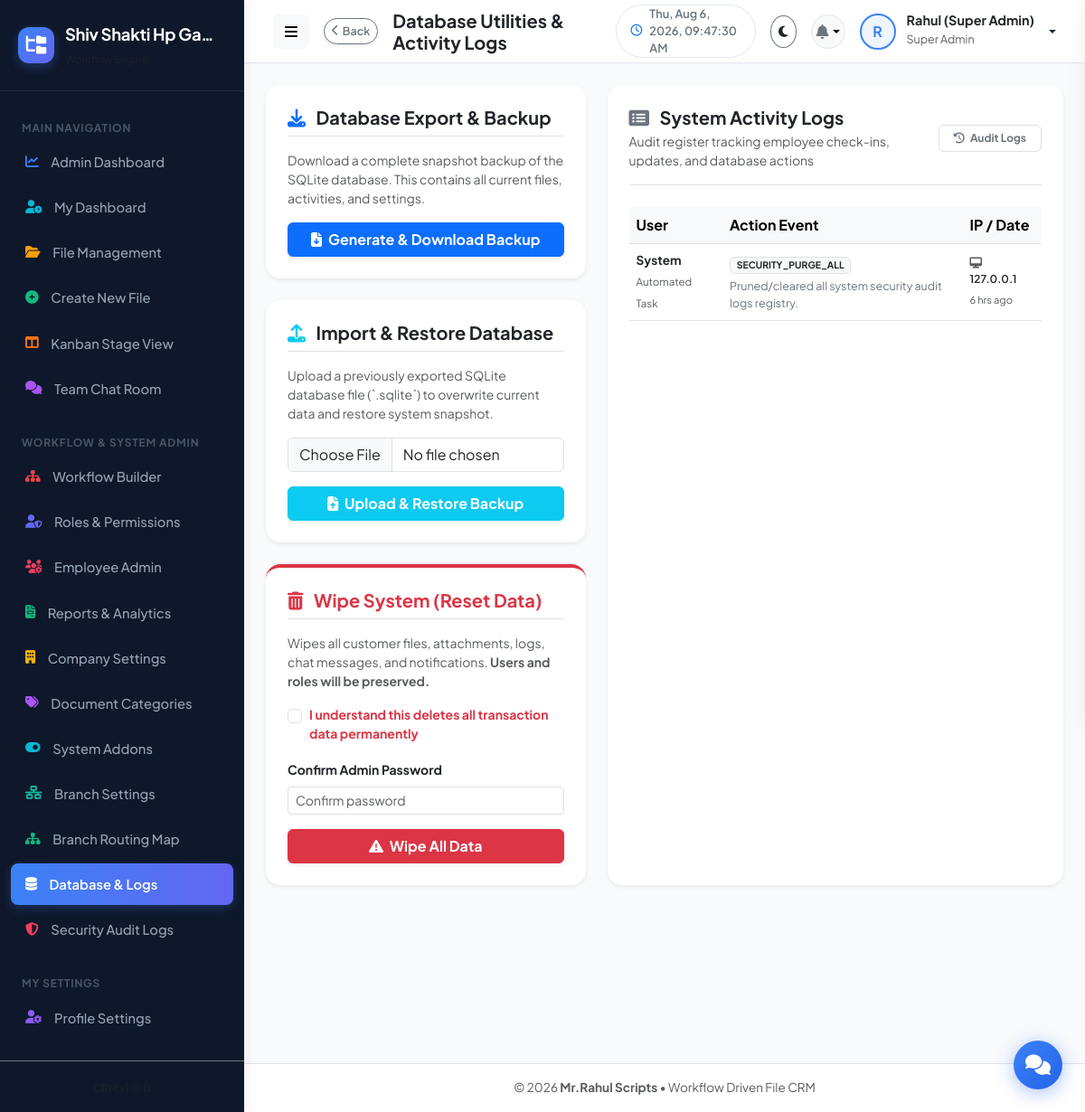
The page /admin/database.php (signed in) on the database its author committed.
### tables this page shows
CREATE TABLE company_settings (
              id INTEGER PRIMARY KEY AUTOINCREMENT,
              company_name TEXT NOT NULL,
              company_email TEXT,
              company_mobile TEXT,
              company_address TEXT,
              company_logo TEXT DEFAULT 'default-logo.png',
              updated_at DATETIME DEFAULT CURRENT_TIMESTAMP
            , custom_upload_path TEXT NULL);

CREATE TABLE activity_logs (
          id INTEGER PRIMARY KEY AUTOINCREMENT,
          user_id INTEGER NULL,
          action TEXT NOT NULL,
          details TEXT NULL,
          ip_address TEXT NULL,
          created_at DATETIME DEFAULT CURRENT_TIMESTAMP
        );

### includes/auth.php (called while the page is built, shortened)
<?php
require_once __DIR__ . '/functions.php';
function getLoggedInUser(): ?array {
    if (isset($_SESSION['user_id'])) {
        return $_SESSION['user'] ?? null;
    }
    return null;
}
function hasPermission(string $permission): bool {
    $user = getLoggedInUser();
    if (($user['role_key'] ?? '') === 'super_admin') {
        return true;
    }
    $permissions = $user['permissions'] ?? [];
    return in_array('*', $permissions) || in_array($permission, $permissions);
}

### includes/functions.php (called while the page is built, shortened)
<?php
function timeAgo(string $datetime): string {
    $time = strtotime($datetime);
    $diff = time() - $time;
    if ($diff < 86400) return floor($diff / 3600) . " hrs ago";
    return date('d M Y, h:i A', $time);
}
function isFeatureEnabled(string $featureKey): bool {
    try {
        $db = getDB();
        $stmt = $db->prepare("SELECT status FROM system_features WHERE feature_key = :key LIMIT 1");
        $stmt->execute(['key' => $featureKey]);
        $status = $stmt->fetchColumn();
        return $status === 'enabled';
    } catch (Exception $e) {
        return false;
    }
}

### admin/database.php (the view, shortened to what this page needs)
<?php
require_once __DIR__ . '/../includes/auth.php';
require_once __DIR__ . '/../includes/functions.php';
$db = getDB();
$logs = $db->query("
    SELECT l.*, u.name as user_name, r.role_name
    FROM activity_logs l
    LEFT JOIN users u ON l.user_id = u.id
    LEFT JOIN roles r ON u.role_id = r.id
    ORDER BY l.id DESC
    LIMIT 60
")->fetchAll();
require_once __DIR__ . '/../includes/header.php';
?>
<div class="row g-4">
  <div class="col-lg-5">
    <div class="card border-0 shadow-sm p-4 mb-4" style="border-radius: var(--radius-lg);">
      <h5 class="fw-bold mb-3 border-bottom pb-2 text-dark">
        <i class="fas fa-download text-primary me-2"></i> Database Export & Backup
      </h5>
      <p class="text-muted small mb-3">Download a complete snapshot backup of the SQLite database. This contains all current files, activities, and settings.</p>
      <a href="database.php?action=backup" class="btn btn-primary fw-bold w-100 py-2.5 shadow-sm">
        <i class="fas fa-file-download me-1"></i> Generate & Download Backup
      </a>
    </div>
    <div class="card border-0 shadow-sm p-4 mb-4" style="border-radius: var(--radius-lg);">
      <h5 class="fw-bold mb-3 border-bottom pb-2 text-dark">
        <i class="fas fa-upload text-info me-2"></i> Import & Restore Database
      </h5>
      <p class="text-muted small mb-3">Upload a previously exported SQLite database file (`.sqlite`) to overwrite current data and restore system snapshot.</p>
      <form action="database.php" method="POST" enctype="multipart/form-data">
        <div class="mb-3">
          <input type="file" name="backup_file" class="form-control" accept=".sqlite" required>
        </div>
        <button type="submit" class="btn btn-info text-white fw-bold w-100 py-2.5 shadow-sm" onclick="return confirm('WARNING: Importing this file will overwrite all current system data. Are you sure you want to proceed?');">
          <i class="fas fa-file-upload me-1"></i> Upload & Restore Backup
        </button>
      </form>
    </div>
    <div class="card border-0 shadow shadow-sm p-4 border-danger border-top border-4" style="border-radius: var(--radius-lg);">
      <h5 class="fw-bold mb-3 border-bottom pb-2 text-danger">
        <i class="fas fa-trash-alt me-2"></i> Wipe System (Reset Data)
      </h5>
      <p class="text-muted small mb-3">Wipes all customer files, attachments, logs, chat messages, and notifications. <strong>Users and roles will be preserved.</strong></p>
      <form action="database.php" method="POST">
        <div class="mb-3 form-check">
          <input type="checkbox" name="confirm_wipe" value="1" class="form-check-input" id="confirmWipeCheck" required>
          <label class="form-check-label small fw-bold text-danger" for="confirmWipeCheck">I understand this deletes all transaction data permanently</label>
        </div>
        <div class="mb-3">
          <label class="form-label small fw-bold text-dark">Confirm Admin Password</label>
          <input type="password" name="admin_password" class="form-control form-control-sm" placeholder="Confirm password" required>
        </div>
        <button type="submit" class="btn btn-danger fw-bold w-100 py-2.5 shadow-sm" onclick="return confirm('CRITICAL WARNING: This will permanently delete all case files and chat history. This action CANNOT be undone. Are you sure?');">
          <i class="fas fa-exclamation-triangle me-1"></i> Wipe All Data
        </button>
      </form>
    </div>
  </div>
  <div class="col-lg-7">
    <div class="card border-0 shadow-sm p-4 h-100" style="border-radius: var(--radius-lg); overflow: hidden; display: flex; flex-direction: column;">
      <div class="border-bottom pb-3 mb-4 d-flex justify-content-between align-items-center">
        <div>
          <h5 class="fw-bold mb-1 text-dark"><i class="fas fa-list-alt text-secondary me-2"></i> System Activity Logs</h5>
          <p class="text-muted small mb-0">Audit register tracking employee check-ins, updates, and database actions</p>
        </div>
        <span class="badge bg-secondary-soft text-secondary border px-3 py-2"><i class="fas fa-history me-1"></i> Audit Logs</span>
      </div>
      <div class="table-responsive flex-grow-1" style="max-height: 550px; overflow-y: auto;">
        <table class="table table-hover align-middle mb-0">
          <thead class="table-light">
            <tr>
              <th>User</th>
              <th>Action Event</th>
              <th>IP / Date</th>
            </tr>
          </thead>
          <tbody>
            <?php foreach ($logs as $log): ?>
              <tr>
                <td>
                  <div class="fw-bold text-dark" style="font-size: 0.85rem;"><?= htmlspecialchars($log['user_name'] ?? 'System') ?></div>
                  <small class="text-muted" style="font-size: 0.72rem;"><?= htmlspecialchars($log['role_name'] ?? 'Automated Task') ?></small>
                </td>
                <td>
                  <span class="badge bg-light text-dark border small fw-bold text-uppercase" style="font-size: 0.65rem;"><?= htmlspecialchars($log['action']) ?></span>
                  <div class="text-secondary small mt-1" style="font-size: 0.78rem; max-width: 250px; word-wrap: break-word;"><?= htmlspecialchars($log['details']) ?></div>
                </td>
                <td>
                  <div class="small text-dark fw-semibold" style="font-size: 0.75rem;"><i class="fas fa-desktop me-1 text-muted"></i> <?= htmlspecialchars($log['ip_address']) ?></div>
                  <small class="text-muted" style="font-size: 0.7rem;"><?= timeAgo($log['created_at']) ?></small>
                </td>
              </tr>
            <?php endforeach; ?>
          </tbody>
        </table>
      </div>
    </div>
  </div>
</div>
<?php require_once __DIR__ . '/../includes/footer.php'; ?>

### includes/sidebar.php
<?php
$currentPage = basename($_SERVER['PHP_SELF']);
$user = getLoggedInUser();
$roleKey = $user['role_key'] ?? '';
$isAdmin = in_array($roleKey, ['super_admin', 'admin']);
$db = getDB();
$companyInfo = $db->query("SELECT * FROM company_settings LIMIT 1")->fetch() ?: [
    'company_name' => 'File CRM',
    'company_logo' => 'default-logo.png'
];
?>
<aside class="app-sidebar">
  <div class="sidebar-header">
    <?php if (!empty($companyInfo['company_logo']) && $companyInfo['company_logo'] !== 'default-logo.png' && file_exists(UPLOAD_DIR . $companyInfo['company_logo'])): ?>
      <img src="<?= APP_URL ?>/serve.php?file=<?= htmlspecialchars($companyInfo['company_logo']) ?>" class="img-fluid rounded border-0" style="max-height: 40px; max-width: 45px; object-fit: contain;">
    <?php else: ?>
      <div class="brand-icon">
        <i class="fas fa-folder-tree text-white"></i>
      </div>
    <?php endif; ?>
    <div class="brand-details">
      <div class="brand-text text-truncate" style="max-width: 170px;" title="<?= htmlspecialchars($companyInfo['company_name']) ?>">
        <?= htmlspecialchars($companyInfo['company_name']) ?>
      </div>
      <small class="text-muted brand-subtext" style="font-size: 0.72rem;">Workflow Engine</small>
    </div>
  </div>
  <div class="sidebar-menu">
    <div class="menu-category">Main Navigation</div>
    <?php if ($isAdmin): ?>
      <a href="<?= APP_URL ?>/admin/dashboard.php" title="Admin Dashboard" class="nav-item-custom <?= $currentPage === 'dashboard.php' && str_contains($_SERVER['PHP_SELF'], 'admin') ? 'active' : '' ?>">
        <i class="fas fa-chart-line sidebar-icon-blue"></i> <span>Admin Dashboard</span>
      </a>
    <?php endif; ?>
    <a href="<?= APP_URL ?>/employee/dashboard.php" title="My Dashboard" class="nav-item-custom <?= $currentPage === 'dashboard.php' && str_contains($_SERVER['PHP_SELF'], 'employee') ? 'active' : '' ?>">
      <i class="fas fa-user-clock sidebar-icon-cyan"></i> <span>My Dashboard</span>
    </a>
    <a href="<?= APP_URL ?>/employee/my-files.php" title="File Management" class="nav-item-custom <?= $currentPage === 'my-files.php' ? 'active' : '' ?>">
      <i class="fas fa-folder-open sidebar-icon-amber"></i> <span>File Management</span>
    </a>
    <?php if (hasPermission('create_file')): ?>
      <a href="<?= APP_URL ?>/employee/create-file.php" title="Create New File" class="nav-item-custom <?= $currentPage === 'create-file.php' ? 'active' : '' ?>">
        <i class="fas fa-plus-circle sidebar-icon-green"></i> <span>Create New File</span>
      </a>
    <?php endif; ?>
    <?php if (isFeatureEnabled('auto_assignment')): ?>
      <a href="<?= APP_URL ?>/employee/kanban.php" title="Kanban Stage View" class="nav-item-custom <?= $currentPage === 'kanban.php' ? 'active' : '' ?>">
        <i class="fas fa-columns sidebar-icon-orange"></i> <span>Kanban Stage View</span>
      </a>
    <?php endif; ?>
    <?php if (isFeatureEnabled('in_app_chat')): ?>
      <a href="<?= APP_URL ?>/employee/chat.php" title="Team Chat Room" class="nav-item-custom <?= $currentPage === 'chat.php' ? 'active' : '' ?>">
        <i class="fas fa-comments sidebar-icon-purple"></i> <span>Team Chat Room</span>
      </a>
    <?php endif; ?>
    <?php if ($isAdmin): ?>
      <div class="menu-category mt-3">Workflow & System Admin</div>
      <a href="<?= APP_URL ?>/admin/workflow-builder.php" title="Workflow Builder" class="nav-item-custom <?= $currentPage === 'workflow-builder.php' ? 'active' : '' ?>">
        <i class="fas fa-sitemap sidebar-icon-red"></i> <span>Workflow Builder</span>
      </a>
      <a href="<?= APP_URL ?>/admin/roles.php" title="Roles & Permissions" class="nav-item-custom <?= $currentPage === 'roles.php' ? 'active' : '' ?>">
        <i class="fas fa-user-shield sidebar-icon-indigo"></i> <span>Roles & Permissions</span>
      </a>
      <a href="<?= APP_URL ?>/admin/users.php" title="Employee Admin" class="nav-item-custom <?= $currentPage === 'users.php' ? 'active' : '' ?>">
        <i class="fas fa-users-cog sidebar-icon-rose"></i> <span>Employee Admin</span>
      </a>
      <a href="<?= APP_URL ?>/admin/reports.php" title="Reports & Analytics" class="nav-item-custom <?= $currentPage === 'reports.php' ? 'active' : '' ?>">
        <i class="fas fa-file-invoice sidebar-icon-emerald"></i> <span>Reports & Analytics</span>
      </a>
      <a href="<?= APP_URL ?>/admin/company-profile.php" title="Company Settings" class="nav-item-custom <?= $currentPage === 'company-profile.php' ? 'active' : '' ?>">
        <i class="fas fa-building sidebar-icon-yellow"></i> <span>Company Settings</span>
      </a>
      <a href="<?= APP_URL ?>/admin/document-types.php" title="Document Categories" class="nav-item-custom <?= $currentPage === 'document-types.php' ? 'active' : '' ?>">
        <i class="fas fa-tags sidebar-icon-purple" style="color: #a855f7;"></i> <span>Document Categories</span>
      </a>
      <a href="<?= APP_URL ?>/admin/features.php" title="System Features" class="nav-item-custom <?= $currentPage === 'features.php' ? 'active' : '' ?>">
        <i class="fas fa-toggle-on sidebar-icon-cyan"></i> <span>System Addons</span>
      </a>
      <?php if (isFeatureEnabled('multi_branch')): ?>
        <a href="<?= APP_URL ?>/admin/branches.php" title="Branch Settings" class="nav-item-custom <?= $currentPage === 'branches.php' ? 'active' : '' ?>">
          <i class="fas fa-network-wired sidebar-icon-teal"></i> <span>Branch Settings</span>
        </a>
      <?php endif; ?>
      <a href="<?= APP_URL ?>/admin/branch-workflow.php" title="Branch Routing Map" class="nav-item-custom <?= $currentPage === 'branch-workflow.php' ? 'active' : '' ?>">
        <i class="fas fa-sitemap sidebar-icon-emerald"></i> <span>Branch Routing Map</span>
      </a>
      <a href="<?= APP_URL ?>/admin/database.php" title="Database & Logs" class="nav-item-custom <?= $currentPage === 'database.php' ? 'active' : '' ?>">
        <i class="fas fa-database sidebar-icon-red"></i> <span>Database & Logs</span>
      </a>
      <a href="<?= APP_URL ?>/admin/security-audit.php" title="Security Audit Logs" class="nav-item-custom <?= $currentPage === 'security-audit.php' ? 'active' : '' ?>">
        <i class="fas fa-shield-alt sidebar-icon-rose"></i> <span>Security Audit Logs</span>
      </a>
    <?php endif; ?>
    <div class="menu-category mt-3">My Settings</div>
    <a href="<?= APP_URL ?>/employee/profile.php" title="Profile Settings" class="nav-item-custom <?= $currentPage === 'profile.php' ? 'active' : '' ?>">
      <i class="fas fa-user-cog sidebar-icon-violet"></i> <span>Profile Settings</span>
    </a>
  </div>
  <div class="p-3 border-top border-secondary border-opacity-20 text-center sidebar-footer-div">
    <small class="text-muted" style="font-size: 0.75rem;">CRM v<?= APP_VERSION ?></small>
  </div>
</aside>

### rows shown on the page
company_settings: company_name "Shiv Shakti Hp Ga…"
activity_logs: user_name "System", role_name "Automated Task", action "SECURITY_PURGE_ALL", details "Pruned/cleared all system security audit logs registry.", ip_address "127.0.0.1", created_at "6 hrs ago"

### other values the page prints
$pageTitle "Database Utilities & Activity Logs"
substr($currentUser['name'] ?? 'U', 0, 1) "R"
$currentUser['name'] "Rahul (Super Admin)"
$currentUser['role_name'] "Super Admin"
